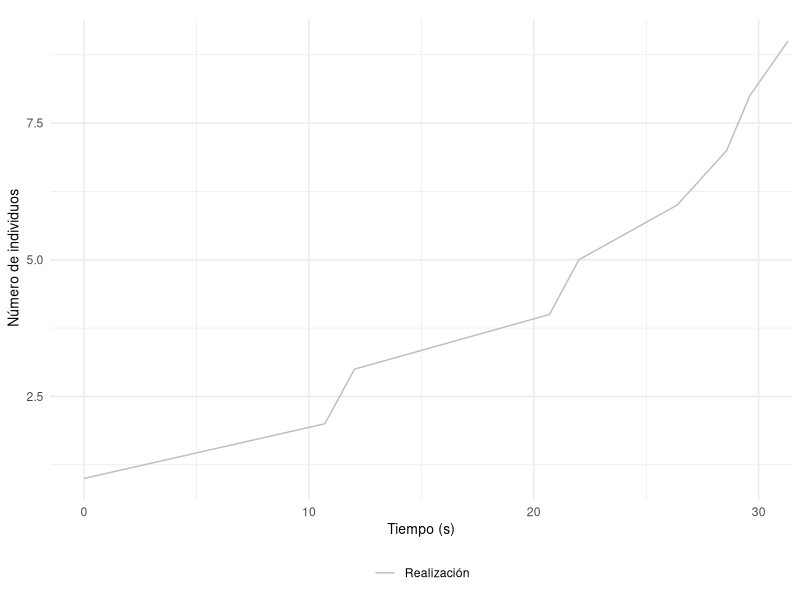

The R script that drew this image:
## ---- chunk 1
library("deSolve")
library("ggplot2")
## ---- chunk 2
tiempo_exponencial <- function(a0){
  r1 <- runif(n=1,min=0,max=1)
  return((1/a0)*log(1/r1))
}
## ---- chunk 3
Malthus_EDO <- function(t,state,parameters){
  with(as.list(c(state, parameters)), { 
    dX <- r * X 
    list(dX)
  })
}
## ---- chunk 4
Malthus_Gillespie<-function(r,x0,t0,tf){
  # Variable espacial que almacena el estado del sistema en tras cada reacción
  x <- x0
  # Variable espacial
  x_actual <- x0
  
  # Cálculo de la propensidad
  a <- abs(r)*x_actual
  
  # Controlamos la extinción mediante una variable lógica
  extincion <- FALSE
  
  # Variable temporal
  t <- t0
  # Variable que almacena todos los tiempos de reacción
  t_imprimir <- t0
  
  while(t<tf){
    
    # Avanzamos la variable temporal
    t <- t + tiempo_exponencial(a)
    # Almacenamos el tiempo de reacción
    t_imprimir <- c(t_imprimir,t)
    
    r2 <- runif(n=1, min=0, max=1)
    if(r>0)
      x_actual <- x_actual + 1
    else
      x_actual <- x_actual-1
    
    # Almacenamos el estado del sistema
    x <- c(x,x_actual)

    a <- abs(r)*x_actual
    
  }
  
  # Si se extingue la población cambiamos el valor de extincion a TRUE
  if( x_actual == 0 )
    extincion <- TRUE
  
  datos <- data.frame(t_imprimir=t_imprimir,x_imprimir=x,row.names = NULL)
  
  # Devolvemos una lista que nos indica si se ha extinguido la población 
  # y una base de datos con la evolución temporal del sistema
  return(list(extincion = extincion, datos = datos))
}
## ---- chunk 5
# Definimos parámetros adecuados
r <- 0.1
x0 <- 1
t0 <- 0
tf <- 30

# Consideramos una realización
n_realizaciones <- 1

# Inicializamos el gráfico en el que incluimos la realización
grafico <- ggplot()

for (i in 1:n_realizaciones) {
  realizacion <- Malthus_Gillespie(r,x0,t0,tf)
  imprimir <- realizacion$datos
  grafico <- grafico + geom_line(data = imprimir, aes(x = t_imprimir, y = x_imprimir, color="Realización"))
}
## ---- chunk 6

grafico <- grafico + labs(title = element_blank(), x = "Tiempo (s)", y = " Número de individuos") +
  coord_cartesian(xlim = c(0, tf)) +
  theme_minimal() + 
  theme(legend.title=element_blank(),legend.position = "bottom",axis.title.x = element_text(size = 10), axis.title.y = element_text(size = 10)) + 
  scale_color_manual(values = c("Realización"="grey" ), breaks = c("Realización"))

print(grafico)
